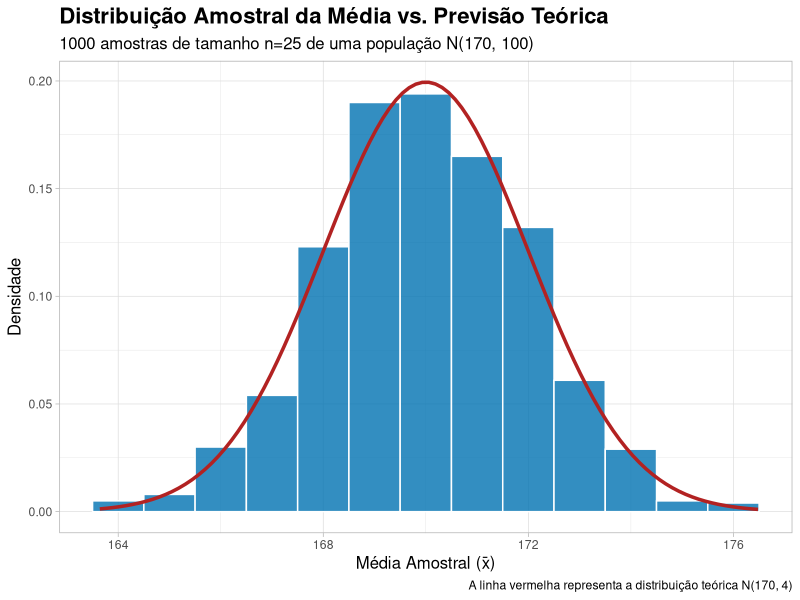
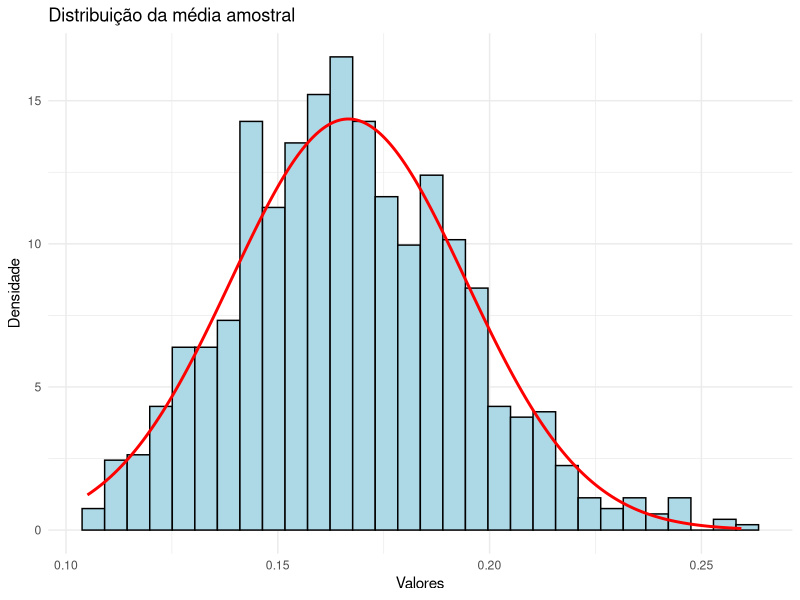
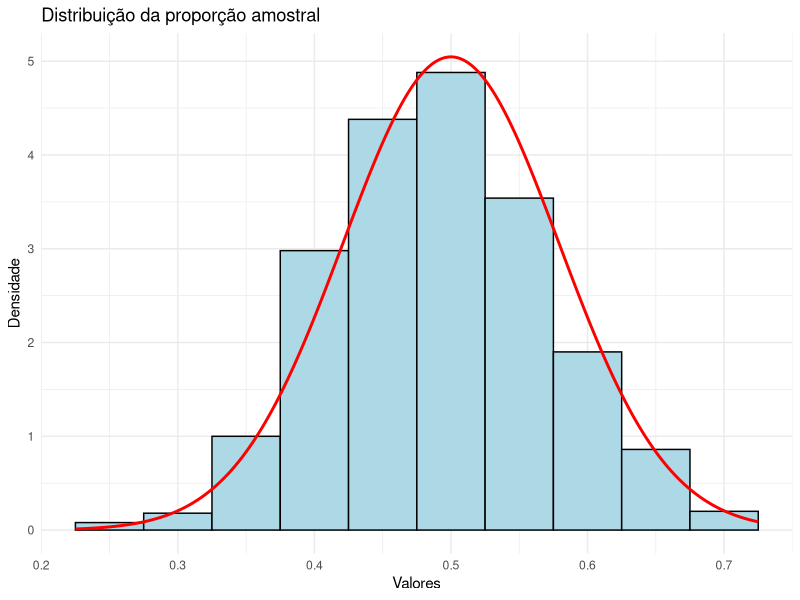

R code for these plots, in order:
## ---- chunk 1
require("tidyverse")
## ---- chunk 2
# --- Configuração dos Parâmetros ---
# Parâmetros da população original (X)
media_pop <- 170
dp_pop <- 10

# Parâmetros da simulação
n_amostra <- 25
n_replicas <- 1000

# Parâmetros da distribuição amostral teórica (X-barra)
media_esperada_x_barra <- media_pop
dp_esperado_x_barra <- dp_pop / sqrt(n_amostra)

# Garantir a reprodutibilidade dos resultados
set.seed(2025)

# Gerar as médias amostrais e armazená-las em um tibble (data frame moderno)
dados_simulados <- tibble(
  media_amostral = replicate(n_replicas, {
    amostra <- rnorm(n_amostra, mean = media_pop, sd = dp_pop)
    mean(amostra)
  })
)

# Criar o gráfico usando um fluxo de dados com o pipe |>
dados_simulados |>
  ggplot(aes(x = media_amostral)) +
  
  # Histograma de densidade:
  # - `alpha` controla a transparência para um visual mais suave
  # - `binwidth` pode ser ajustado para controlar a granularidade do histograma
  geom_histogram(aes(y = after_stat(density)),
                 fill = "#0072B2", color = "white", alpha = 0.8, binwidth = 1) +
  
  # Curva de densidade teórica (Normal) adicionada diretamente:
  # - `stat_function` plota uma função sem precisar de um data frame pré-calculado
  # - `fun = dnorm` especifica a função de densidade da Normal
  # - `args` passa os parâmetros (média e desvio padrão) para a função `dnorm`
  stat_function(fun = dnorm,
                args = list(mean = media_esperada_x_barra, sd = dp_esperado_x_barra),
                color = "firebrick", linewidth = 1.2) +
  
  # Melhorar os rótulos e adicionar um subtítulo explicativo
  labs(
    title = "Distribuição Amostral da Média vs. Previsão Teórica",
    subtitle = paste0(n_replicas, " amostras de tamanho n=", n_amostra, 
                      " de uma população N(", media_pop, ", ", dp_pop^2, ")"),
    x = "Média Amostral (x̄)",
    y = "Densidade",
    caption = "A linha vermelha representa a distribuição teórica N(170, 4)"
  ) +
  
  # Escolher um tema
  theme_light() +
  
  # Ajustes finos no tema para melhor legibilidade
  theme(
    plot.title = element_text(face = "bold", size = 16),
    plot.subtitle = element_text(size = 12),
    axis.title = element_text(size = 12)
  )
## ---- chunk 3
# Parâmetros populacionais de X
lambda_real = 6

# Tamanho da amostra
n = 36

# Parâmetros populacionais de Xbarra (TCL)
media_real_x_barra = 1/lambda_real
sigma_real_x_barra = sqrt(1/(lambda_real^2*n))

# Quantidade de réplicas
B = 1000

# Cria o vetor de B médias amostrais da população teórica
set.seed(2025)
medias = replicate(B,mean(rexp(n,rate=lambda_real)))

# Criar data frame
df <- data.frame(medias = medias)
  
# Criar data frame das probabilidades teóricas
seq = seq(min(medias),max(medias), length.out = 500)
df_teorico <- data.frame(
    medias = seq,
    dens = dnorm(seq, mean=media_real_x_barra,
                 sd=sigma_real_x_barra)
  )
  
# Criar o gráfico
ggplot(df, aes(x = medias)) +
  
    # histograma
    geom_histogram(aes(y = ..density..), 
                   fill = "lightblue", color = "black") +
  
    # gráfico de linha
    geom_line(data = df_teorico, aes(x = medias, y = dens), 
               color = "red", size = 1) +

    labs(title = "Distribuição da média amostral",
         x = "Valores", y = "Densidade") +
    theme_minimal()
## ---- chunk 4
# Parâmetros populacionais de X
p = 0.5

# Tamanho da amostra
n = 40

# Parâmetros populacionais de Xbarra (TCL)
media_real_prop = p
sigma_real_prop = sqrt((p*(1-p))/n)

# Quantidade de réplicas
B = 1000

# Cria o vetor de B médias amostrais da população teórica
set.seed(2025)
props = replicate(B,mean(rbinom(n,size=1,p=p)))

# Criar data frame
df <- data.frame(props = props)
  
# Criar data frame das probabilidades teóricas
seq = seq(min(props),max(props), length.out = 500)
df_teorico <- data.frame(
    props = seq,
    dens = dnorm(seq, mean=media_real_prop,
                 sd=sigma_real_prop)
  )
  
# Criar o gráfico
ggplot(df, aes(x = props)) +
  
    # histograma
    geom_histogram(aes(y = ..density..), bins = nclass.Sturges(df$props),
                   fill = "lightblue", color = "black") +
  
    # gráfico de linha
    geom_line(data = df_teorico, aes(x = props, y = dens), 
               color = "red", size = 1) +

    labs(title = "Distribuição da proporção amostral",
         x = "Valores", y = "Densidade") +
    theme_minimal()
